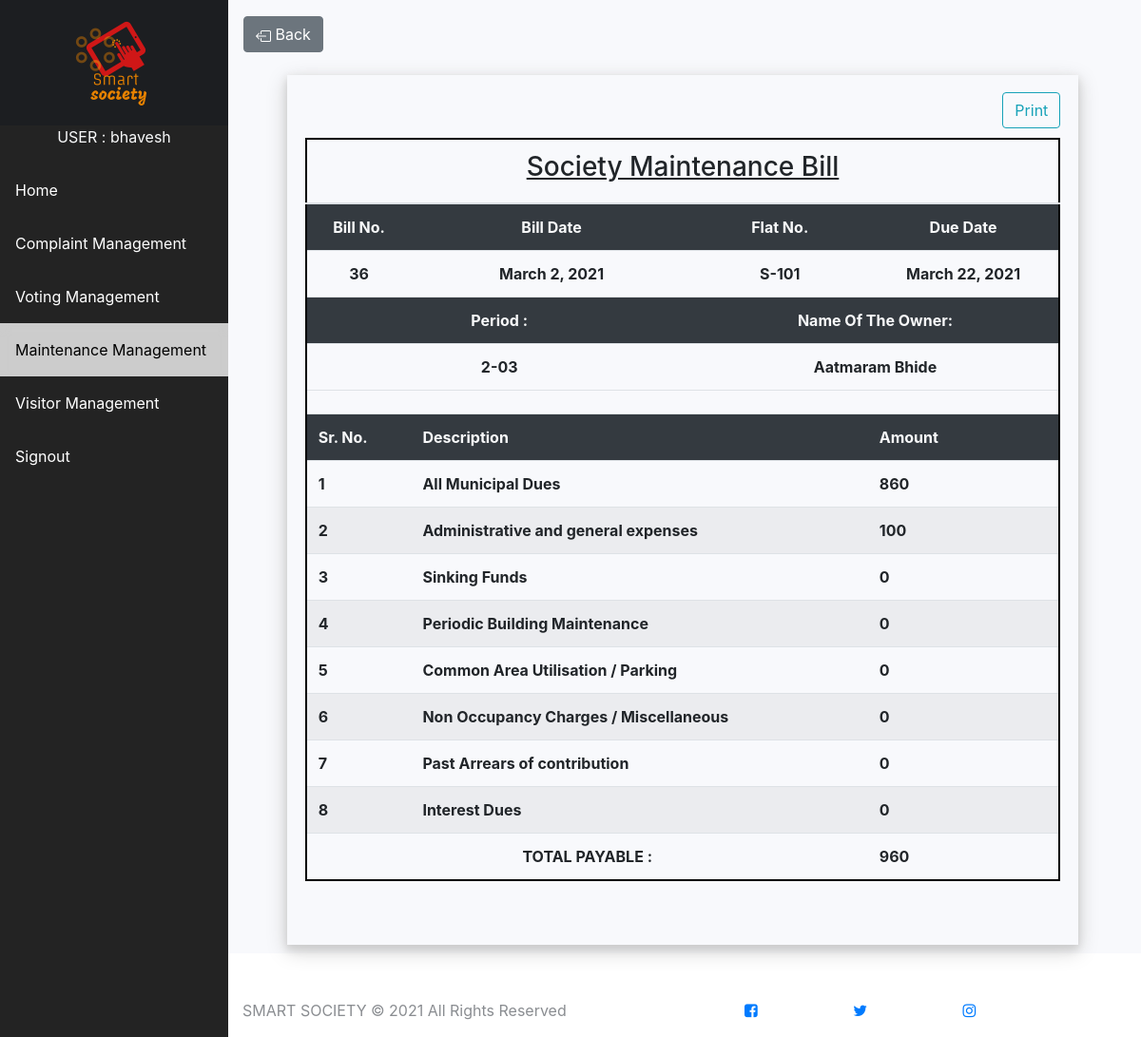
The page /security/bill/36 (signed in) on the database its author committed.
### security/models.py (models this page shows, shortened)
class Maintenance(models.Model):
	main_id = models.AutoField(primary_key=True)
	bill_date = models.DateField()
	Flat_no = models.CharField(max_length=10, default='')
	Due_date = models.DateField()
	Period = models.CharField(max_length=30, default='')
	Name = models.CharField(max_length=70)
	All_municiple_due = models.CharField(max_length=20, default='')
	Adminis_general_expenses = models.CharField(max_length=20, default='')
	Sinking_funds = models.CharField(max_length=20, default='')
	Periodic_build_mainten = models.CharField(max_length=20, default='')
	CAU_parking = models.CharField(max_length=20, default='')
	Non_Ocupancy_charg_miscelnous = models.CharField(max_length=20, default='')
	Past_areas_contribution = models.CharField(max_length=20, default='')
	Interest_due = models.CharField(max_length=20, default='')
	Amount = models.IntegerField(default=0)

### security/views.py (the view)
# urls.py: path('bill/<int:mt_id>', views.bill, name='bill'),
def bill(request, mt_id):
	bil = Maintenance.objects.filter(main_id=mt_id)
	return render(request, 'security/bill.html', { 'bil' : bil[0] })

### security/templates/security/bill.html (shortened to what this page needs)
{% extends 'society/dashboard.html' %}
{% block body %}
{% if user.is_authenticated %}
  {% load static %}
  <div class="sidebar">
    <a class="text-center" id="lgo" href="http://127.0.0.1:8000/security/home/">
    <img src="{% static 'society/logo.png' %}" height="100vh" ></a>
    <p class="text-light text-center" >USER : {{ request.user }}</p>
    <a href="http://127.0.0.1:8000/security/home/">Home</a>
    <a href="http://127.0.0.1:8000/security/complain/">Complaint Management</a>
    <a href="http://127.0.0.1:8000/security/voting/">Voting Management</a>
    <a class="active" href="/security/main/">Maintenance Management</a>
    <a href="/security/visit/">Visitor Management</a>
    <a href="http://127.0.0.1:8000/society/logout/">Signout</a>
  </div>
  <div class="content">
    <section>
      <a href="/security/billview/" class="btn btn-secondary my-3">
        Back
      </a>
    </section>
    <section>
      <div class="billy my-2 mx-auto">
        <button onclick="window.print()" class="btn btn-outline-info" style="float: right;">Print</button>
        <table class="table table-striped table-hover my-5" style="border: 2px solid black;">
          <thead class="text-center"><tr><th colspan=4> <h3><u> Society Maintenance Bill</u></h3></th></tr></thead>
          <thead class="text-center">
            <tr class="bg-dark text-light">
              <td>Bill No.</td>
              <td>Bill Date</td>
              <td>Flat No.</td>
              <td>Due Date</td>
            </tr>
            <tr>
              <td>{{ bil.main_id }}</td>
              <td>{{ bil.bill_date }}</td>
              <td>{{ bil.Flat_no }}</td>
              <td>{{ bil.Due_date }}</td>
            </tr>
            <tr class="bg-dark text-light">
              <td colspan=2>Period :</td>
              <td colspan=2>Name Of The Owner:</td>
            </tr>
            <tr>
              <td colspan=2>{{bil.Period}}</td>
              <td colspan=2>{{bil.Name}}</td>
            </tr>
            <tr>
              <td colspan=4></td>
            </tr>
          </thead>
          <tbody>
            <tr class="bg-dark text-light">
              <td>Sr. No.</td>
              <td colspan=2>Description</td>
              <td>Amount</td>
            </tr>
            <tr>
              <td>1</td>
              <td colspan=2>All Municipal Dues</td>
              <td>{{ bil.All_municiple_due }}</td>
            </tr>
            <tr>
              <td>2</td>
              <td colspan=2>Administrative and general expenses</td>
              <td>{{ bil.Adminis_general_expenses }}</td>
            </tr>
            <tr>
              <td>3</td>
              <td colspan=2>Sinking Funds</td>
              <td>{{ bil.Sinking_funds }}</td>
            </tr>
            <tr>
              <td>4</td>
              <td colspan=2>Periodic Building Maintenance</td>
              <td>{{ bil.Periodic_build_mainten }}</td>
            </tr>
            <tr>
              <td>5</td>
              <td colspan=2>Common Area Utilisation / Parking</td>
              <td>{{ bil.CAU_parking }}</td>
            </tr>
            <tr>
              <td>6</td>
              <td colspan=2>Non Occupancy Charges / Miscellaneous</td>
              <td>{{ bil.Non_Ocupancy_charg_miscelnous }}</td>
            </tr>
            <tr>
              <td>7</td>
              <td colspan=2>Past Arrears of contribution</td>
              <td>{{ bil.Past_areas_contribution }}</td>
            </tr>
            <tr>
              <td>8</td>
              <td colspan=2>Interest Dues</td>
              <td>{{ bil.Interest_due }}</td>
            </tr>
            <tr>
              <td colspan=3 class="text-center">TOTAL PAYABLE :</td>
              <td>{{ bil.Amount }}</td>
            </tr>
          </tbody>
        </table>
      </div>
    </section>
  </div>
{% endif %}
{% endblock %}

### rows shown on the page
Maintenance: main_id "36", bill_date "March 2, 2021", Flat_no "S-101", Due_date "March 22, 2021", Period "2-03", Name "Aatmaram Bhide", All_municiple_due "860", Adminis_general_expenses "100", Sinking_funds "0", Periodic_build_mainten "0", CAU_parking "0", Non_Ocupancy_charg_miscelnous "0", Past_areas_contribution "0", Interest_due "0", Amount "960"

### other values the page prints
{{ request.user }} "bhavesh"
